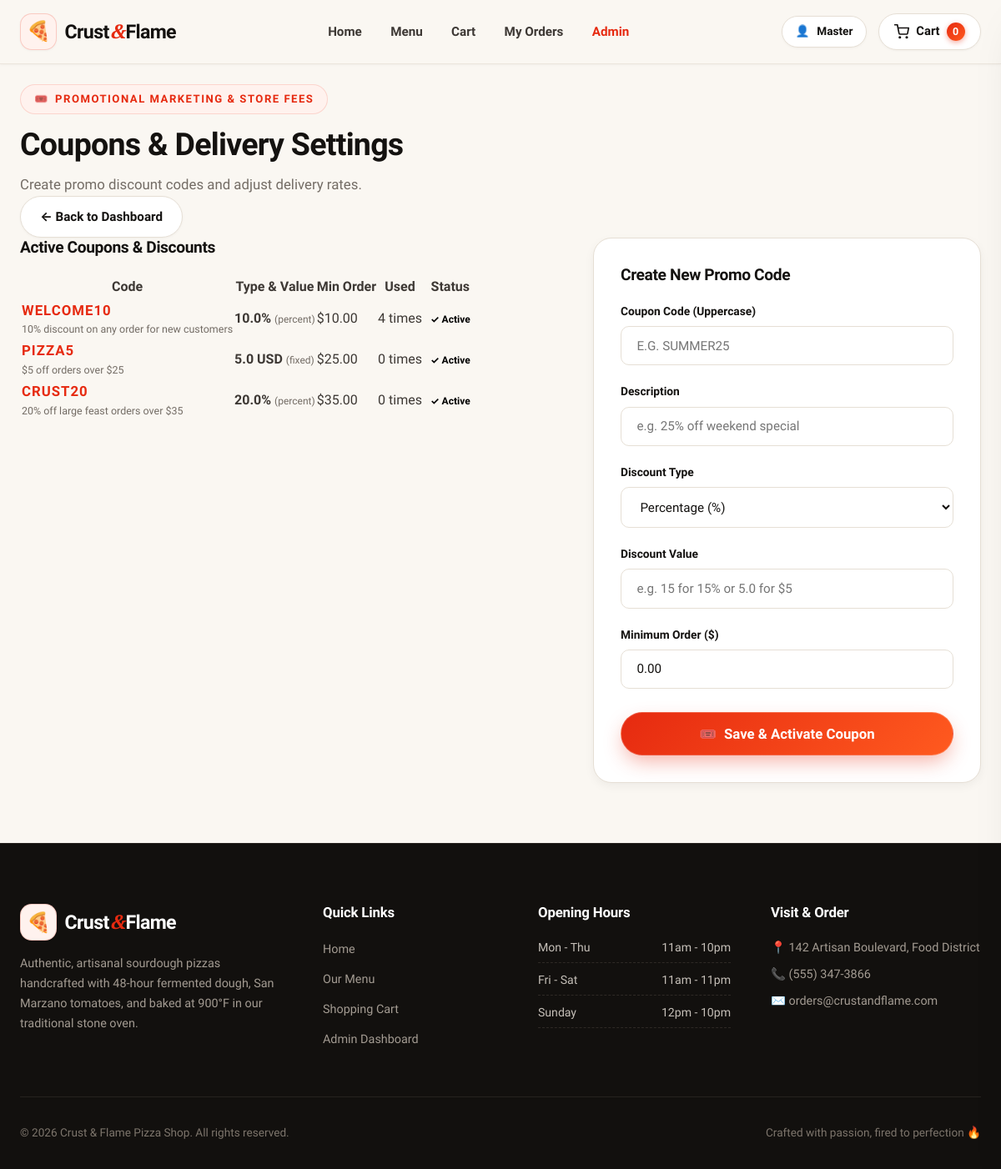
The page /admin/coupons (signed in) on the database its author committed.
### app/models/user.py (models this page shows, shortened)
class User(Base):
    __tablename__ = "users"
    id = Column(Integer, primary_key=True, index=True)
    email = Column(String(120), unique=True, index=True, nullable=False)
    hashed_password = Column(String(255), nullable=False)
    full_name = Column(String(100), nullable=False)
    phone = Column(String(30), nullable=True)
    address = Column(String(255), nullable=True)
    role = Column(String(20), default="customer", nullable=False)  # 'customer', 'staff', 'admin'
    loyalty_points = Column(Integer, default=100, nullable=False)
    is_active = Column(Boolean, default=True, nullable=False)
    created_at = Column(DateTime, default=datetime.utcnow)
    orders = relationship("Order", back_populates="user", cascade="all, delete-orphan")
    reviews = relationship("Review", back_populates="user", cascade="all, delete-orphan")

### app/models/coupon.py (models this page shows, shortened)
class Coupon(Base):
    __tablename__ = "coupons"
    id = Column(Integer, primary_key=True, index=True)
    code = Column(String(50), unique=True, index=True, nullable=False)
    description = Column(String(200), default="")
    discount_type = Column(String(20), default="percent")  # 'percent' or 'fixed'
    discount_value = Column(Float, nullable=False)  # e.g., 15 for 15% or 5.0 for $5 off
    min_order_amount = Column(Float, default=0.0)
    max_discount = Column(Float, nullable=True)  # cap for percent discounts
    usage_limit = Column(Integer, default=1000)
    times_used = Column(Integer, default=0)
    is_active = Column(Boolean, default=True)
    valid_until = Column(DateTime, nullable=True)
    created_at = Column(DateTime, default=datetime.utcnow)

### app/routers/admin.py (the view)
@router.get("/coupons", response_class=HTMLResponse)
def admin_coupons(
    request: Request,
    current_user: User = Depends(require_role(["admin"])),
    db: Session = Depends(get_db)
):
    coupons = db.query(Coupon).all()
    settings_list = db.query(RestaurantSetting).all()
    return templates.TemplateResponse(
        "admin/coupons.html",
        {"request": request, "user": current_user, "coupons": coupons, "settings": settings_list}
    )

### app/templates/admin/coupons.html (shortened to what this page needs)
{% extends "base.html" %}
{% block content %}
<div class="admin-header">
  <div>
    <div class="section-tag">
      <span>🎟️</span> Promotional Marketing & Store Fees
    </div>
    <h1 class="section-title">Coupons & Delivery Settings</h1>
    <p class="section-subtitle">
      Create promo discount codes and adjust delivery rates.
    </p>
  </div>
  <div style="display: flex; gap: 0.75rem;">
    <a href="/admin" class="btn btn-secondary">&larr; Back to Dashboard</a>
  </div>
</div>
<div class="cart-layout">
  <div class="admin-card">
    <h3 style="font-size: 1.2rem; margin-bottom: 1.25rem;">Active Coupons & Discounts</h3>
    <div class="table-responsive">
      <table class="admin-table">
        <thead>
          <tr>
            <th>Code</th>
            <th>Type & Value</th>
            <th>Min Order</th>
            <th>Used</th>
            <th>Status</th>
          </tr>
        </thead>
        <tbody>
          {% for cp in coupons %}
            <tr>
              <td>
                <strong style="color: var(--primary); font-size: 1.05rem; letter-spacing: 1px;">{{ cp.code }}</strong>
                <div style="font-size: 0.78rem; color: var(--text-muted);">{{ cp.description }}</div>
              </td>
              <td>
                <strong>
                  {{ cp.discount_value }}{{ '%' if cp.discount_type == 'percent' else ' USD' }}
                </strong>
                <span style="font-size: 0.75rem; color: var(--text-muted);">({{ cp.discount_type }})</span>
              </td>
              <td>${{ '%.2f'|format(cp.min_order_amount) }}</td>
              <td>{{ cp.times_used }} times</td>
              <td>
                <form method="post" action="/admin/coupons/toggle/{{ cp.id }}">
                  <button type="submit" class="btn btn-sm {{ 'btn-success' if cp.is_active else 'btn-secondary' }}" style="padding: 2px 8px; font-size: 0.75rem;">
                    {{ '✓ Active' if cp.is_active else '✕ Inactive' }}
                  </button>
                </form>
              </td>
            </tr>
          {% else %}
            <tr><td colspan="5" style="text-align: center; color: var(--text-muted); padding: 2rem;">No coupons found.</td></tr>
          {% endfor %}
        </tbody>
      </table>
    </div>
  </div>
  <div class="checkout-card">
    <h3 style="font-size: 1.2rem; margin-bottom: 1.25rem;">Create New Promo Code</h3>
    <form method="post" action="/admin/coupons/new">
      <div class="form-group">
        <label class="form-label">Coupon Code (Uppercase)</label>
        <input name="code" class="form-control" placeholder="e.g. SUMMER25" style="text-transform: uppercase;" required />
      </div>
      <div class="form-group">
        <label class="form-label">Description</label>
        <input name="description" class="form-control" placeholder="e.g. 25% off weekend special" />
      </div>
      <div class="form-group">
        <label class="form-label">Discount Type</label>
        <select name="discount_type" class="form-control">
          <option value="percent">Percentage (%)</option>
        </select>
      </div>
      <div class="form-group">
        <label class="form-label">Discount Value</label>
        <input type="number" step="0.1" name="discount_value" class="form-control" placeholder="e.g. 15 for 15% or 5.0 for $5" required />
      </div>
      <div class="form-group">
        <label class="form-label">Minimum Order ($)</label>
        <input type="number" step="0.01" name="min_order_amount" value="0.00" class="form-control" />
      </div>
      <button type="submit" class="btn btn-primary btn-lg" style="width: 100%; margin-top: 0.5rem;">
        <span>🎟️</span> Save & Activate Coupon
      </button>
    </form>
  </div>
</div>
{% endblock %}

### app/templates/base.html (shortened to what this page needs)
<!DOCTYPE html>
<html lang="en">
  <head>
    <link rel="stylesheet" href="/static/css/main.css" />
  </head>
  <body>
    <div class="site-wrapper">
      <header class="site-header">
        <div class="container">
          <nav class="navbar">
            <a class="brand" href="/" title="Crust & Flame Pizza Shop">
              <span class="brand-icon">🍕</span>
              <span>Crust<span class="brand-highlight">&</span>Flame</span>
            </a>
            <ul class="nav-links">
              <li><a class="nav-link" href="/">Home</a></li>
              <li><a class="nav-link" href="/#menu">Menu</a></li>
              <li><a class="nav-link" href="/cart">Cart</a></li>
              {% if user or (request.state.user is defined and request.state.user) %}
                {% set u = user or request.state.user %}
                <li><a class="nav-link" href="/profile">My Orders</a></li>
                {% if u.is_staff() %}
                  <li><a class="nav-link" href="/admin" style="color: var(--primary); font-weight: 700;">Admin</a></li>
                {% endif %}
              {% endif %}
            </ul>
            <div class="nav-actions">
              {% if user or (request.state.user is defined and request.state.user) %}
                {% set u = user or request.state.user %}
                <a href="/profile" class="btn btn-sm btn-secondary" title="View Profile">
                  <span>👤</span> <span>{{ u.full_name.split(' ')[0] }}</span>
                </a>
              {% else %}
                <a href="/auth/login" class="btn btn-sm btn-secondary" title="Sign In">
                  <span>🔐</span> <span>Sign In</span>
                </a>
              {% endif %}
              <a class="cart-btn" href="/cart" id="header-cart-btn" title="View Cart">
                <svg width="18" height="18" viewBox="0 0 24 24" fill="none" stroke="currentColor" stroke-width="2.2" stroke-linecap="round" stroke-linejoin="round">
                  <circle cx="9" cy="21" r="1"></circle>
                  <circle cx="20" cy="21" r="1"></circle>
                  <path d="M1 1h4l2.68 13.39a2 2 0 0 0 2 1.61h9.72a2 2 0 0 0 2-1.61L23 6H6"></path>
                </svg>
                <span>Cart</span>
                <span class="cart-badge" id="cart-count">0</span>
              </a>
            </div>
          </nav>
        </div>
      </header>
      <main class="main-content">
        <div class="container">
          {% block content %}{% endblock %}
        </div>
      </main>
      <footer class="site-footer">
        <div class="container">
          <div class="footer-grid">
            <div class="footer-col">
              <a class="brand" href="/" style="color: #fff; margin-bottom: 1rem;">
                <span class="brand-icon">🍕</span>
                <span>Crust<span class="brand-highlight">&</span>Flame</span>
              </a>
              <p>
                Authentic, artisanal sourdough pizzas handcrafted with 48-hour fermented dough,
                San Marzano tomatoes, and baked at 900°F in our traditional stone oven.
              </p>
            </div>
            <div class="footer-col">
              <h4>Quick Links</h4>
              <ul class="footer-links">
                <li><a href="/">Home</a></li>
                <li><a href="/#menu">Our Menu</a></li>
                <li><a href="/cart">Shopping Cart</a></li>
                <li><a href="/admin/pizzas">Admin Dashboard</a></li>
              </ul>
            </div>
            <div class="footer-col">
              <h4>Opening Hours</h4>
              <ul class="footer-hours-list">
                <li><span>Mon - Thu</span> <span>11am - 10pm</span></li>
                <li><span>Fri - Sat</span> <span>11am - 11pm</span></li>
                <li><span>Sunday</span> <span>12pm - 10pm</span></li>
              </ul>
            </div>
            <div class="footer-col">
              <h4>Visit & Order</h4>
              <p>📍 142 Artisan Boulevard, Food District</p>
              <p style="margin-top: 0.5rem;">📞 (555) 347-3866</p>
              <p style="margin-top: 0.5rem;">✉️ orders@crustandflame.com</p>
            </div>
          </div>
          <div class="footer-bottom">
            <p>&copy; 2026 Crust & Flame Pizza Shop. All rights reserved.</p>
            <p>Crafted with passion, fired to perfection 🔥</p>
          </div>
        </div>
      </footer>
    </div>
  </body>
</html>

### rows shown on the page
User: full_name "Master"
Coupon: code "WELCOME10", description "10% discount on any order for new customers", discount_value "10.0", discount_type "%", discount_type "percent", min_order_amount "10.00", times_used "4", is_active "✓ Active"
Coupon: code "PIZZA5", description "$5 off orders over $25", discount_value "5.0", discount_type "USD", discount_type "fixed", min_order_amount "25.00", times_used "0", is_active "✓ Active"
Coupon: code "CRUST20", description "20% off large feast orders over $35", discount_value "20.0", discount_type "%", discount_type "percent", min_order_amount "35.00", times_used "0", is_active "✓ Active"
